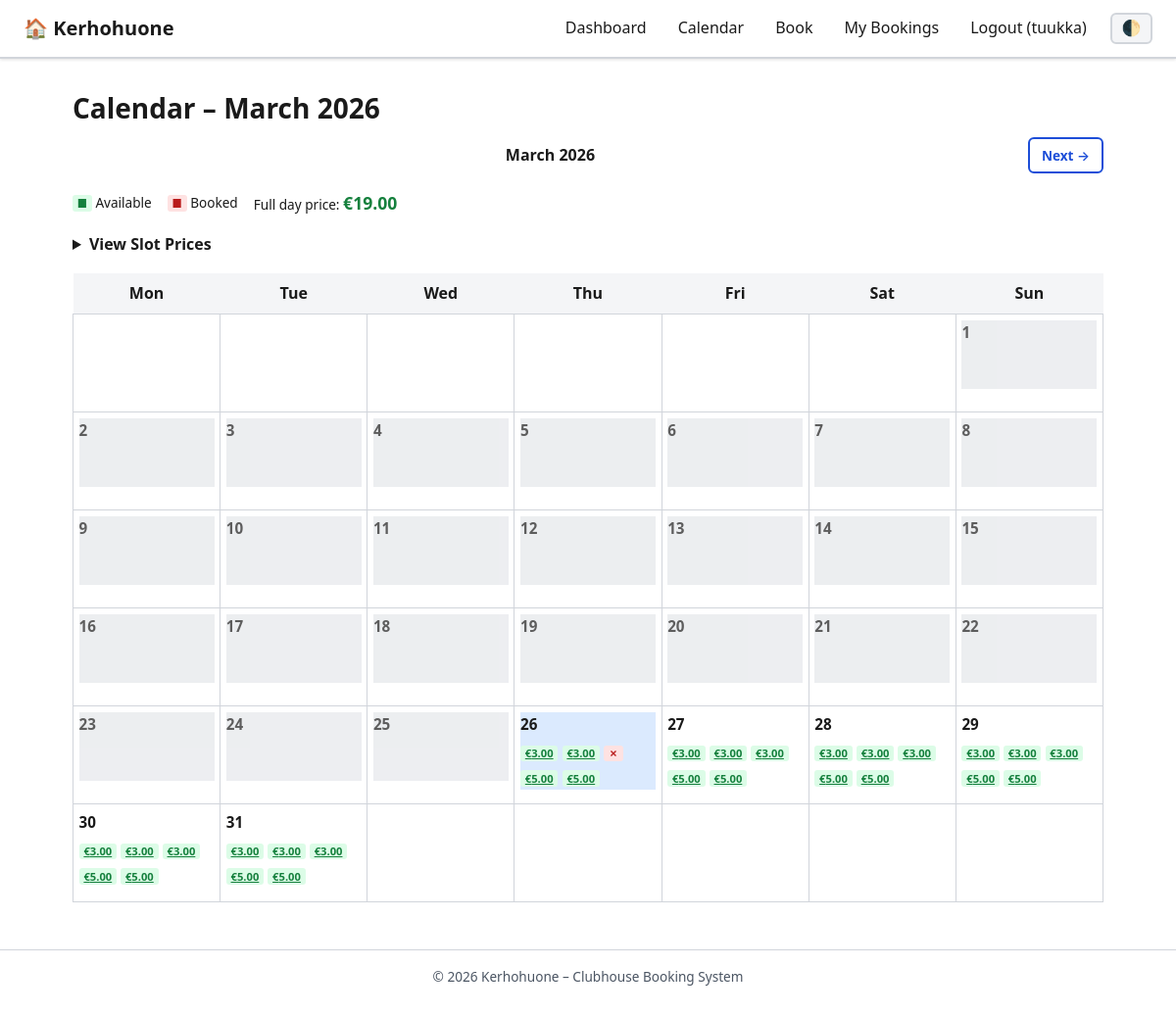
The page /calendar/ (signed in) on the database its author committed.
### kerhohuone/models.py (models this page shows, shortened)
class SlotPricing(models.Model):
    slot_number = models.IntegerField(
        choices=SLOT_CHOICES,
        unique=True,
        help_text="The time-slot index (0-4).",
    )
    price = models.DecimalField(
        max_digits=8,
        decimal_places=2,
        default=DEFAULT_SLOT_PRICE,
        validators=[MinValueValidator(Decimal("0.00"))],
        help_text="Price in EUR for this slot.",
    )
    class Meta:
        verbose_name = "Slot Pricing"
        verbose_name_plural = "Slot Pricings"
        ordering = ["slot_number"]
        indexes = [
            models.Index(fields=["slot_number"], name="idx_slotpricing_slot"),
        ]
    @classmethod
    def get_price(cls, slot_number):
        try:
            return cls.objects.get(slot_number=slot_number).price
        except cls.DoesNotExist:
            return DEFAULT_SLOT_PRICE
    @classmethod
    def get_full_day_price(cls):
        total = Decimal("0.00")
        for slot_num in range(SLOT_COUNT):
            total += cls.get_price(slot_num)
        return total

### kerhohuone/views.py (the view)
# urls.py: path("calendar/", views.CalendarView.as_view(), name="calendar"),
class CalendarView(LoginRequiredMixin, TemplateView):
    template_name = "kerhohuone/calendar.html"
    def get_context_data(self, **kwargs):
        ctx = super().get_context_data(**kwargs)
        today = date.today()
        year = self.kwargs.get("year", today.year)
        month = self.kwargs.get("month", today.month)
        try:
            first_of_month = date(year, month, 1)
        except ValueError:
            first_of_month = date(today.year, today.month, 1)
            year, month = today.year, today.month
        max_date = today + timedelta(days=ADVANCE_BOOKING_MONTHS * 30)
        cal = calendar.Calendar(firstweekday=0)  # Monday first
        month_days = cal.monthdayscalendar(year, month)
        bookings_qs = Booking.objects.filter(
            date__year=year,
            date__month=month,
            is_cancelled=False,
        ).values_list("date", "slot_number", "booking_type")
        booked_map = {}  # date -> set of booked slot numbers
        full_day_dates = set()
        for b_date, b_slot, b_type in bookings_qs:
            if b_type == "full_day":
                full_day_dates.add(b_date)
            else:
                booked_map.setdefault(b_date, set()).add(b_slot)
        slot_prices = {}
        for slot_num in range(SLOT_COUNT):
            slot_prices[slot_num] = SlotPricing.get_price(slot_num)
        weeks = []
        for week in month_days:
            week_data = []
            for day_num in week:
                if day_num == 0:
                    week_data.append(None)
                    continue
                d = date(year, month, day_num)
                is_past = d < today
                is_beyond = d > max_date
                is_full_day = d in full_day_dates
                booked_slots = booked_map.get(d, set())
                available_slots = []
                for slot_num in range(SLOT_COUNT):
                    available_slots.append({
                        "number": slot_num,
                        "label": dict(SLOT_CHOICES)[slot_num],
                        "price": slot_prices[slot_num],
                        "booked": slot_num in booked_slots or is_full_day,
                    })
                all_booked = is_full_day or len(booked_slots) >= SLOT_COUNT
                week_data.append({
                    "day": day_num,
                    "date": d,
                    "date_iso": d.isoformat(),
                    "is_past": is_past,
                    "is_beyond": is_beyond,
                    "is_today": d == today,
                    "slots": available_slots,
                    "all_booked": all_booked,
                    "is_full_day": is_full_day,
                })
            weeks.append(week_data)
        prev_month = first_of_month - timedelta(days=1)
        next_month = first_of_month + timedelta(days=32)
        next_month = next_month.replace(day=1)
        ctx.update({
            "year": year,
            "month": month,
            "month_name": calendar.month_name[month],
            "weeks": weeks,
            "today": today,
            "prev_year": prev_month.year,
            "prev_month": prev_month.month,
            "next_year": next_month.year,
            "next_month": next_month.month,
            "can_go_prev": first_of_month > today.replace(day=1),
            "can_go_next": next_month <= max_date.replace(day=1) + timedelta(days=31),
            "slot_prices": slot_prices,
            "slot_choices": SLOT_CHOICES,
            "full_day_price": SlotPricing.get_full_day_price(),
        })
        return ctx

### kerhohuone/templates/kerhohuone/calendar.html (shortened to what this page needs)
{% extends "kerhohuone/base.html" %}
{% block content %}
<h1>Calendar – {{ month_name }} {{ year }}</h1>
<div class="calendar-nav">
    <strong>{{ month_name }} {{ year }}</strong>
    {% if can_go_next %}
    <a href="{% url 'kerhohuone:calendar_month' next_year next_month %}" class="btn btn-outline btn-sm">Next →</a>
    {% else %}
    <span></span>
    {% endif %}
</div>
<div class="flex-gap mb-2" style="font-size:.85rem;">
    <span><span class="slot-indicator slot-available">■</span> Available</span>
    <span><span class="slot-indicator slot-booked">■</span> Booked</span>
    <span>Full day price: <strong class="price-tag">€{{ full_day_price }}</strong></span>
</div>
<details class="mb-2">
    <summary style="cursor:pointer; font-weight:600;">View Slot Prices</summary>
</details>
<table class="calendar-table">
    <thead>
        <tr>
            <th>Mon</th><th>Tue</th><th>Wed</th><th>Thu</th><th>Fri</th><th>Sat</th><th>Sun</th>
        </tr>
    </thead>
    <tbody>
        {% for week in weeks %}
        <tr>
            {% for day in week %}
            <td>
                {% if day %}
                <div class="day-cell {% if day.is_past %}past{% endif %} {% if day.is_today %}today{% endif %} {% if day.is_beyond %}beyond{% endif %}">
                    <div class="day-number">{{ day.day }}</div>
                    {% if not day.is_past and not day.is_beyond %}
                        {% if day.all_booked %}
                            <span class="slot-indicator slot-booked">Full</span>
                        {% else %}
                            {% for slot in day.slots %}
                                {% if slot.booked %}
                                    <span class="slot-indicator slot-booked" title="{{ slot.label }} – Booked">✗</span>
                                {% else %}
                                    <a href="{% url 'kerhohuone:book_date' day.date_iso %}?slot={{ slot.number }}"
                                       class="slot-indicator slot-available"
                                       title="{{ slot.label }} – €{{ slot.price }}">
                                        €{{ slot.price }}
                                    </a>
                                {% endif %}
                            {% endfor %}
                        {% endif %}
                    {% endif %}
                </div>
                {% endif %}
            </td>
            {% endfor %}
        </tr>
        {% endfor %}
    </tbody>
</table>
{% endblock %}

### kerhohuone/templates/kerhohuone/base.html (shortened to what this page needs)
<!DOCTYPE html>
<html lang="en" data-theme="light">
<head>
</head>
<body>
    <nav class="navbar" role="navigation" aria-label="Main navigation">
        <a href="{% url 'kerhohuone:home' %}" class="navbar-brand">🏠 Kerhohuone</a>
        <div class="navbar-links">
            {% if user.is_authenticated %}
                <a href="{% url 'kerhohuone:dashboard' %}">Dashboard</a>
                <a href="{% url 'kerhohuone:calendar' %}">Calendar</a>
                <a href="{% url 'kerhohuone:book' %}">Book</a>
                <a href="{% url 'kerhohuone:my_bookings' %}">My Bookings</a>
                <a href="{% url 'kerhohuone:logout' %}">Logout ({{ user.username }})</a>
            {% else %}
                <a href="{% url 'kerhohuone:login' %}">Login</a>
                <a href="{% url 'kerhohuone:signup' %}">Sign Up</a>
            {% endif %}
            <button class="theme-toggle" onclick="toggleTheme()" aria-label="Toggle dark/light mode" title="Toggle theme">🌓</button>
        </div>
    </nav>
    <main class="container" role="main">
        {% block content %}{% endblock %}
    </main>
    <footer class="footer" role="contentinfo">
        <p>&copy; {% now "Y" %} Kerhohuone – Clubhouse Booking System</p>
    </footer>
</body>
</html>

### kerhohuone/templates/kerhohuone/base.html (style rules this page uses)
:root { --bg: #ffffff; --bg-alt: #f4f5f7; --surface: #ffffff; --border: #d1d5db; --text: #1a1a1a; --text-muted: #4b5563; --primary: #1d4ed8; --primary-hover:#1e40af; --primary-text: #ffffff; --success: #15803d; --success-bg: #dcfce7; --danger: #b91c1c; --danger-bg: #fee2e2; --danger-hover: #991b1b; --warning: #92400e; --warning-bg: #fef3c7; --link: #1d4ed8; --link-hover: #1e40af; --booked-bg: #fee2e2; --available-bg: #dcfce7; --today-bg: #dbeafe; --past-bg: #e5e7eb; --shadow: 0 1px 3px rgba(0,0,0,.12); --radius: 6px; --font-sans: 'Segoe UI', system-ui, -apple-system, BlinkMacSystemFont, 'Helvetica Neue', Arial, sans-serif; --font-mono: 'Cascadia Code', 'Fira Code', 'Consolas', monospace; }
*, *::before, *::after { box-sizing: border-box; margin: 0; padding: 0; }
html { font-size: 16px; scroll-behavior: smooth; }
body { font-family: var(--font-sans); background: var(--bg); color: var(--text); line-height: 1.6; min-height: 100vh; display: flex; flex-direction: column; }
a { color: var(--link); text-decoration: underline; }
.navbar { background: var(--surface); border-bottom: 2px solid var(--border); padding: .75rem 1.5rem; display: flex; align-items: center; justify-content: space-between; flex-wrap: wrap; gap: .5rem; box-shadow: var(--shadow); }
.navbar-brand { font-size: 1.25rem; font-weight: 700; color: var(--text); text-decoration: none; }
.navbar-links { display: flex; align-items: center; gap: 1rem; flex-wrap: wrap; }
.navbar-links a { text-decoration: none; color: var(--text); font-weight: 500; padding: .25rem .5rem; border-radius: var(--radius); transition: background .15s; }
.theme-toggle { background: var(--bg-alt); border: 2px solid var(--border); border-radius: var(--radius); padding: .3rem .6rem; cursor: pointer; font-size: 1rem; color: var(--text); transition: background .15s; }
.container { max-width: 1100px; width: 100%; margin: 0 auto; padding: 2rem 1.5rem; flex: 1; }
h1, h2, h3 { margin-bottom: .75rem; line-height: 1.3; }
h1 { font-size: 1.75rem; }
p { margin-bottom: .75rem; }
.btn { display: inline-block; padding: .55rem 1.2rem; border: none; border-radius: var(--radius); font-size: .95rem; font-weight: 600; cursor: pointer; text-decoration: none; text-align: center; transition: background .15s, box-shadow .15s; }
.btn-outline { background: transparent; border: 2px solid var(--primary); color: var(--primary); }
.btn-sm { padding: .35rem .75rem; font-size: .85rem; }
table { width: 100%; border-collapse: collapse; margin-bottom: 1rem; }
th, td { padding: .6rem .75rem; text-align: left; border-bottom: 1px solid var(--border); }
th { background: var(--bg-alt); font-weight: 700; color: var(--text); }
.calendar-nav { display: flex; align-items: center; justify-content: space-between; margin-bottom: 1rem; }
.calendar-table { width: 100%; border-collapse: collapse; table-layout: fixed; }
.calendar-table th { text-align: center; padding: .5rem; background: var(--bg-alt); font-weight: 700; }
.calendar-table td { vertical-align: top; padding: .35rem; border: 1px solid var(--border); min-height: 80px; height: 100px; }
.day-number { font-weight: 700; font-size: .95rem; margin-bottom: .25rem; }
.day-cell { min-height: 70px; }
.day-cell.past { background: var(--past-bg); opacity: .7; }
.day-cell.today { background: var(--today-bg); }
.slot-indicator { display: inline-block; padding: .1rem .3rem; border-radius: 3px; font-size: .7rem; font-weight: 600; margin-bottom: .15rem; line-height: 1.2; }
.slot-available { background: var(--available-bg); color: var(--success); }
.slot-booked { background: var(--booked-bg); color: var(--danger); }
.price-tag { font-weight: 700; color: var(--success); font-size: 1.1rem; }
.footer { text-align: center; padding: 1rem; font-size: .85rem; color: var(--text-muted); border-top: 1px solid var(--border); margin-top: auto; }
.mb-2 { margin-bottom: 1rem; }
.flex-gap { display: flex; gap: 1rem; flex-wrap: wrap; align-items: center; }

### rows shown on the page
SlotPricing: price "3.00" "3.00" "3.00" "3.00" "3.00" "3.00"
SlotPricing: price "3.00" "3.00" "3.00" "3.00" "3.00" "3.00"
SlotPricing: price "5.00" "5.00" "5.00" "5.00" "5.00" "5.00"
SlotPricing: price "5.00" "5.00" "5.00" "5.00" "5.00" "5.00"
SlotPricing: price "3.00" "3.00" "3.00" "3.00" "3.00"

### other values the page prints
{{ user.username }} "tuukka"
{{ month_name }} "March"
{{ year }} "2026"
{{ full_day_price }} "19.00"
{{ day.day }} "1" "2" "3" "4" "5" "6" "7" "8" "9" "10" "11" "12" "13" "14" "15" "16" "17" "18" "19" "20" "21" "22" "23" "24" "25" "26" "27" "28" "29" "30" "31"
